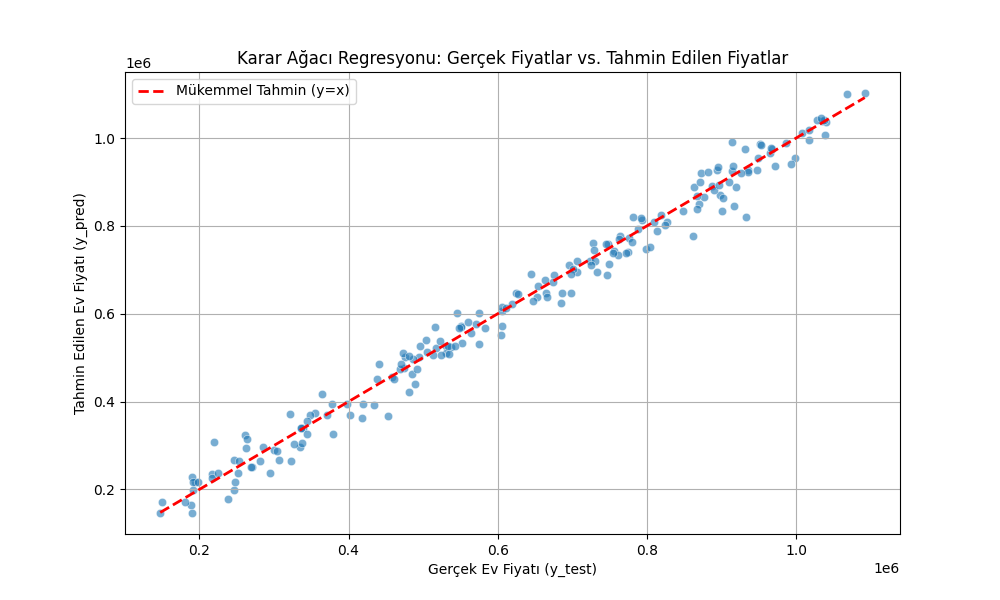

Recreate this plot in Python.
import pandas as pd
from sklearn.model_selection import train_test_split
import numpy as np
# Hata düzeltmesi: LinearRegression kaldırıldı, DecisionTreeRegressor eklendi
from sklearn.tree import DecisionTreeRegressor 
from sklearn.metrics import mean_squared_error, mean_absolute_error, r2_score
import matplotlib.pyplot as plt
import seaborn as sns
import time

# --- VERİ YÜKLEME VE AYIRMA ---
file_path = 'house_price_regression_dataset.csv'
df = pd.read_csv(file_path)
y = df['House_Price']
X = df.drop('House_Price', axis=1)
X_train, X_test, y_train, y_test = train_test_split(X, y, test_size=0.2, random_state=42)
# --- BİTTİ ---

print("--- Karar Ağacı Regresyonu (Decision Tree) ---")

# --- HATA DÜZELTMESİ: Yanlış modele ait süre ölçümü kaldırıldı ---
# LinearRegression() ile ilgili kod blokları silindi.

# 1. Modeli Oluşturma ve Eğitme (Süre ölçümü ile birlikte)
print("Karar Ağacı modeli eğitiliyor...")
start_train = time.perf_counter()
tree_model = DecisionTreeRegressor(random_state=42)
tree_model.fit(X_train, y_train)
train_time = time.perf_counter() - start_train
# --- BİTTİ ---

# 2. Test Seti Üzerinde Tahmin Yapma (Süre ölçümü ile birlikte)
print("Tahmin yapılıyor...")
start_pred = time.perf_counter()
y_pred_tree = tree_model.predict(X_test)
pred_time = time.perf_counter() - start_pred
# --- BİTTİ ---

# 3. Model Performansını Değerlendirme
r2_tree = r2_score(y_test, y_pred_tree)
mae_tree = mean_absolute_error(y_test, y_pred_tree)
rmse_tree = np.sqrt(mean_squared_error(y_test, y_pred_tree))

print(f"\n--- Test Seti Performans Metrikleri ---")
print(f"R-Kare (R2): {r2_tree:.4f}")
print(f"Ortalama Mutlak Hata (MAE): {mae_tree:.2f}")
print(f"Kök Ortalama Kare Hata (RMSE): {rmse_tree:.2f}")

print(f"\n--- Süre Metrikleri ---")
# Süreleri daha hassas göstermek için .8f kullanıldı
print(f"Eğitim Süresi: {train_time:.8f} saniye")
print(f"Tahmin Süresi: {pred_time:.8f} saniye")

# 4. Görselleştirme: Gerçek Değerler vs. Tahmin Edilen Değerler
plt.figure(figsize=(10, 6))
sns.scatterplot(x=y_test, y=y_pred_tree, alpha=0.6)
# Mükemmel tahmin çizgisi (y=x doğrusu)
plt.plot([y_test.min(), y_test.max()], [y_test.min(), y_test.max()], 'r--', linewidth=2, label='Mükemmel Tahmin (y=x)')
plt.title('Karar Ağacı Regresyonu: Gerçek Fiyatlar vs. Tahmin Edilen Fiyatlar')
plt.xlabel('Gerçek Ev Fiyatı (y_test)')
plt.ylabel('Tahmin Edilen Ev Fiyatı (y_pred)')
plt.legend()
plt.grid(True)
plt.savefig('decision_tree_regression.png')
print("\nGrafik 'decision_tree_regression.png' olarak kaydedildi.")
